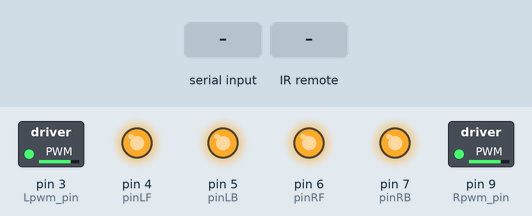
Simulated run of this sketch. Board: Arduino Uno, built with avr-gcc and run on an emulated ATmega328P. Parts: switched loads named in the sketch (green lamp = pin HIGH), output pins drawn as LEDs (lit = HIGH). Inputs (shaded band) come from the test bench.

Above: at 1.2 s.
1.3 s: "A" received over Serial
At 2.3 s:
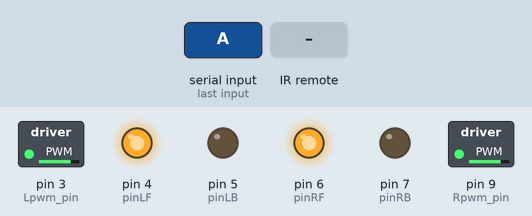
2.8 s: "C" received over Serial
At 3.4 s:
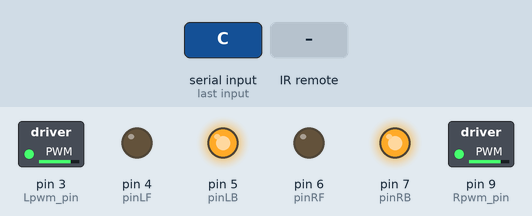
4.3 s: "B" received over Serial
At 5.5 s:
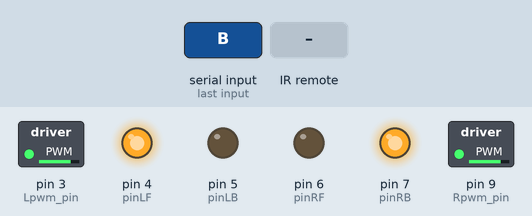
5.8 s: "D" received over Serial
At 6.9 s:
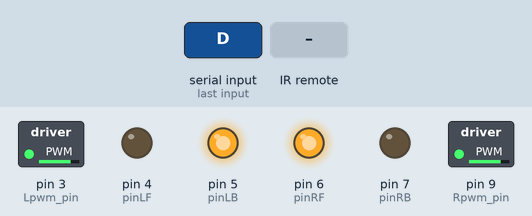
7.3 s: infrared code 0x00FF02FD received
At 8.0 s:
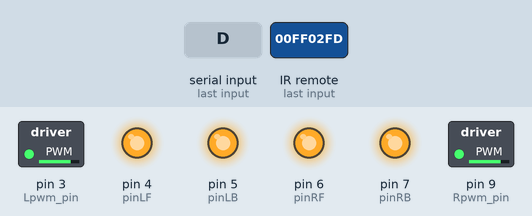
8.8 s: infrared code 0x00FF629D received
At 9.1 s:
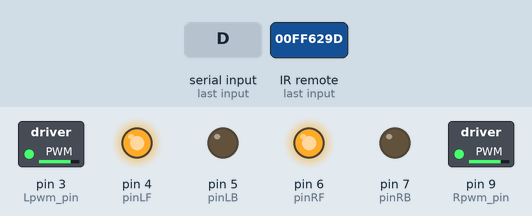
Timing chart, 0 to 11.3 s (numbered marks = the images above; inputs shaded):
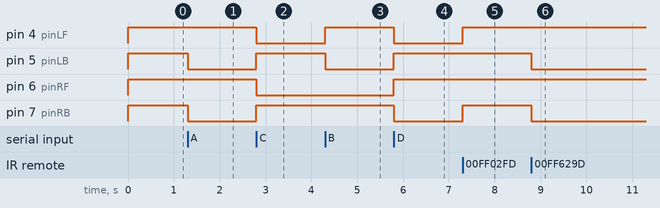

The sketch:

robot-car-arduino.ino
```cpp
#include <IRremote.h>


#define RECV_PIN 10 // IR пин

#define IR_Go      0x00FF629D
#define IR_Back    0x00ffa857
#define IR_Left    0x00ffc23d
#define IR_Right   0x00ff22dd
#define IR_Stop    0x00ff02fd
#define IR_ESC     0x00ff52ad

#define Lpwm_pin  3    // ускорение В --ENB
#define Rpwm_pin  9    // ускорение А --ENA
#define pinLB 5        // переднее правое колесо --IN3
#define pinLF 4        // заднее левое колесо --IN4
#define pinRB 7        // заднее правое колесо --IN1
#define pinRF 6        // переднее правое колесо --IN2

#define Lpwm_val 200   // значение ШИМ
#define Rpwm_val 200

unsigned char Bluetooth_val;       // переменная для передачи BT

IRrecv irrecv(RECV_PIN);
decode_results results;


int Car_state = 0;            // отображает состояние машинки (для отладки)
void M_Control_IO_config(void)
{
  pinMode(pinLB, OUTPUT); // pin2
  pinMode(pinLF, OUTPUT); // pin4
  pinMode(pinRB, OUTPUT); // pin7
  pinMode(pinRF, OUTPUT); // pin8
  pinMode(Lpwm_pin, OUTPUT); // pin11 (PWM)
  pinMode(Rpwm_pin, OUTPUT); // pin10 (PWM)
}
void Set_Speed(unsigned char Left, unsigned char Right)
{
  analogWrite(Lpwm_pin, Left);
  analogWrite(Rpwm_pin, Right);
}

void advance()     // движение вперед
{
  digitalWrite(pinRB, LOW);
  digitalWrite(pinRF, HIGH);
  digitalWrite(pinLB, LOW);
  digitalWrite(pinLF, HIGH);
  Car_state = 1;
}
void turnR()        // поворот направо 2мя парами
{
  digitalWrite(pinRB, LOW);
  digitalWrite(pinRF, HIGH);
  digitalWrite(pinLB, HIGH);
  digitalWrite(pinLF, LOW);
  Car_state = 4;
}
void turnL()        // поворот налево 2мя парами
{
  digitalWrite(pinRB, HIGH);
  digitalWrite(pinRF, LOW );
  digitalWrite(pinLB, LOW);
  digitalWrite(pinLF, HIGH);
  Car_state = 3;
}
void stopp()         // остановка
{
  digitalWrite(pinRB, HIGH);
  digitalWrite(pinRF, HIGH);
  digitalWrite(pinLB, HIGH);
  digitalWrite(pinLF, HIGH);
  Car_state = 5;
}
void back()          // движение назад
{
  digitalWrite(pinRB, HIGH);
  digitalWrite(pinRF, LOW);
  digitalWrite(pinLB, HIGH);
  digitalWrite(pinLF, LOW);
  Car_state = 2;
}

void IR_Control(void)
{
  unsigned long Key;

  while (Key != IR_ESC)
  {
    if (irrecv.decode(&results)) // проверка наличия входящих данных
    {
      Key = results.value;
      switch (Key)
      {
        case IR_Go: advance();  // вперед
          break;
        case IR_Back: back();   // назад
          break;
        case IR_Left: turnL();  // налево
          break;
        case IR_Right: turnR(); // направо
          break;
        case IR_Stop: stopp();  // остановиться
          break;
        default:
          break;
      }
      irrecv.resume(); // ожидаем следующей передачи
    }
  }
  stopp();
}

void setup()
{
  M_Control_IO_config();
  Set_Speed(Lpwm_val, Rpwm_val);
  irrecv.enableIRIn(); // старт ИК
  Serial.begin(9600);   // старт BT посредством серийника (9600)
  stopp();
}

void loop()
{

  if (Serial.available()) // проверка наличия входящих данных
  {
    Bluetooth_val = Serial.read(); // чтение данных, приходящих по BT
    //Serial.println(Bluetooth_val);

    switch (Bluetooth_val)
    {
       case 'A':advance(); // вперед
       break;
       case 'C': back();   // назад
       break;
       case 'B':turnL();   // налево
       break;
       case 'D':turnR();   // направо
       break;
       case 'G':stopp();   // остановка
       break;
    }
  }

  if (irrecv.decode(&results)) {
    //Serial.println(results.value,HEX);
    if (results.value == IR_Stop )IR_Control();
    irrecv.resume(); // ожидаем следующего значения
  }
}
```

Measured:
- after the input at 1.3 s, pin 5 (pinLB), pin 7 (pinRB): HIGH → LOW at once
- after the input at 2.8 s, pin 4 (pinLF), pin 6 (pinRF): HIGH → LOW at once; pin 5 (pinLB), pin 7 (pinRB): LOW → HIGH at once
- after the input at 4.3 s, pin 4 (pinLF): LOW → HIGH at once; pin 5 (pinLB): HIGH → LOW at once
- after the input at 5.8 s, pin 4 (pinLF), pin 7 (pinRB): HIGH → LOW at once; pin 5 (pinLB), pin 6 (pinRF): LOW → HIGH at once
- after the input at 7.3 s, pin 4 (pinLF), pin 7 (pinRB): LOW → HIGH at once
- after the input at 8.8 s, pin 5 (pinLB), pin 7 (pinRB): HIGH → LOW at once
